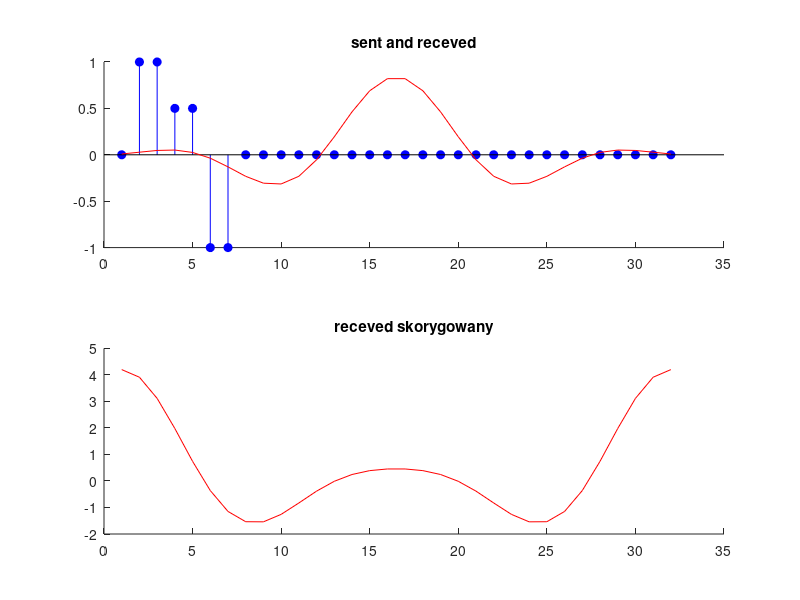
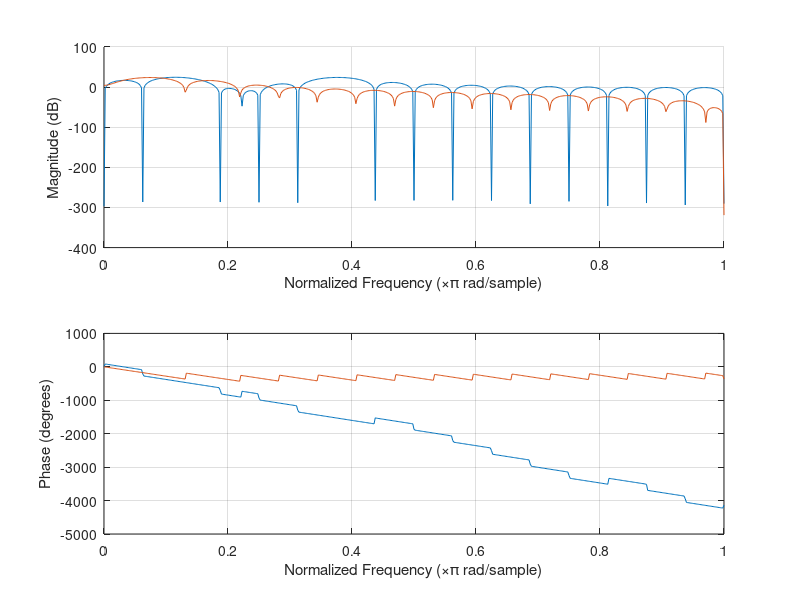
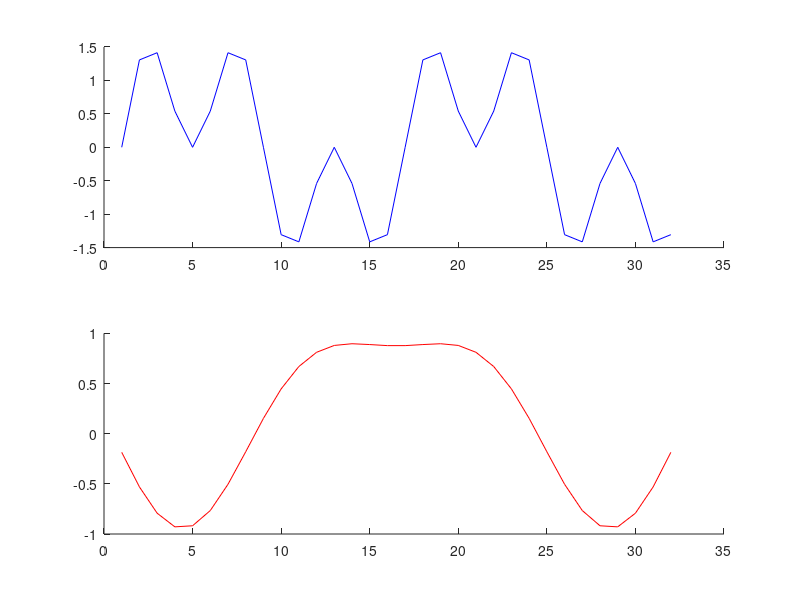

MATLAB code for these plots, in order:
clear all;
load("h.mat");
h = h';
L = 32;

u1 = zeros(L,1);
u1(1) = 1;

u2 = zeros(L,1);
u2(1:1:7) = [0,1,1,0.5,0.5,-1,-1];

u3 = zeros(L,1);
for i = 0:L-1
    u3(i+1) = sin(4*pi*i/L) + sin(12*pi*i/L);
end

U1 = toeplitz(u1);
U2 = toeplitz(u2);
U3 = toeplitz(u3);

% wyniki
y1 = U1*h;
y2 = U2*h;
y3 = U3*h;

% yn  = cell(y1,y2,y3);
% Un  = cell(U1,U2,U3);
% 
% for i=1:3
%     if yn(i) == Un(i)
%         disp("TRUE")
%     else
%         disp("FALSE")
%     end
% end

P = pinv(h);
P = toeplitz(P);

u2_dec = P*y2;

subplot(2,1,1);
hold on;
stem(u2, 'filled', 'b');
plot(y2,'r');
title('sent and receved');
subplot(2,1,2);
hold on;
plot(u2_dec,'r');
title('receved skorygowany');


figure(2);

subplot(2,1,1)
hold on;
freqz(u3);

subplot(2,1,2)
hold on;
freqz(y3);

figure(3);

subplot(2,1,1);
hold on;
plot(u3, 'b');

subplot(2,1,2)
hold on;
plot(y3, 'r')
